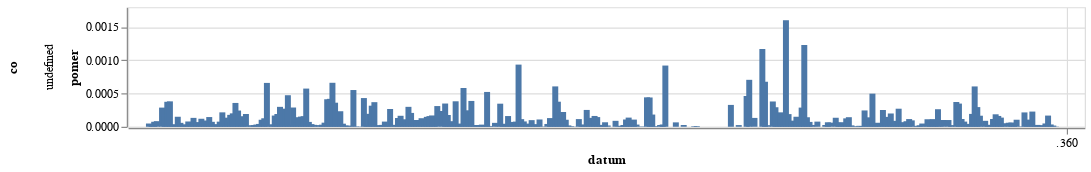

Here is the notebook cell this chart was saved with:
### Code cell
graf(podil_vyskytu_behem_roku(r"(?i)ukrajin","Ukrajina").filter(pl.col("pocet_slov") > 10000))

### Figure 1 — Vega-Lite specification as saved in the notebook (floating-point values rounded to 4 significant figures; data arrays with more than 128 entries replaced by an {"elided": "..."} marker saying what was removed)
{"config": {"view": {"continuousWidth": 300, "continuousHeight": 300}}, "data": {"name": "data-9db86949677eecb972cf3ac932071bed"}, "mark": {"type": "bar"}, "encoding": {"row": {"field": "co", "type": "nominal"}, "x": {"field": "datum", "type": "temporal"}, "y": {"field": "pomer", "type": "quantitative"}}, "height": 100, "width": 800, "$schema": "https://vega.github.io/schema/vega-lite/v5.8.0.json", "datasets": {"data-9db86949677eecb972cf3ac932071bed": {"elided": "346 records"}}}
